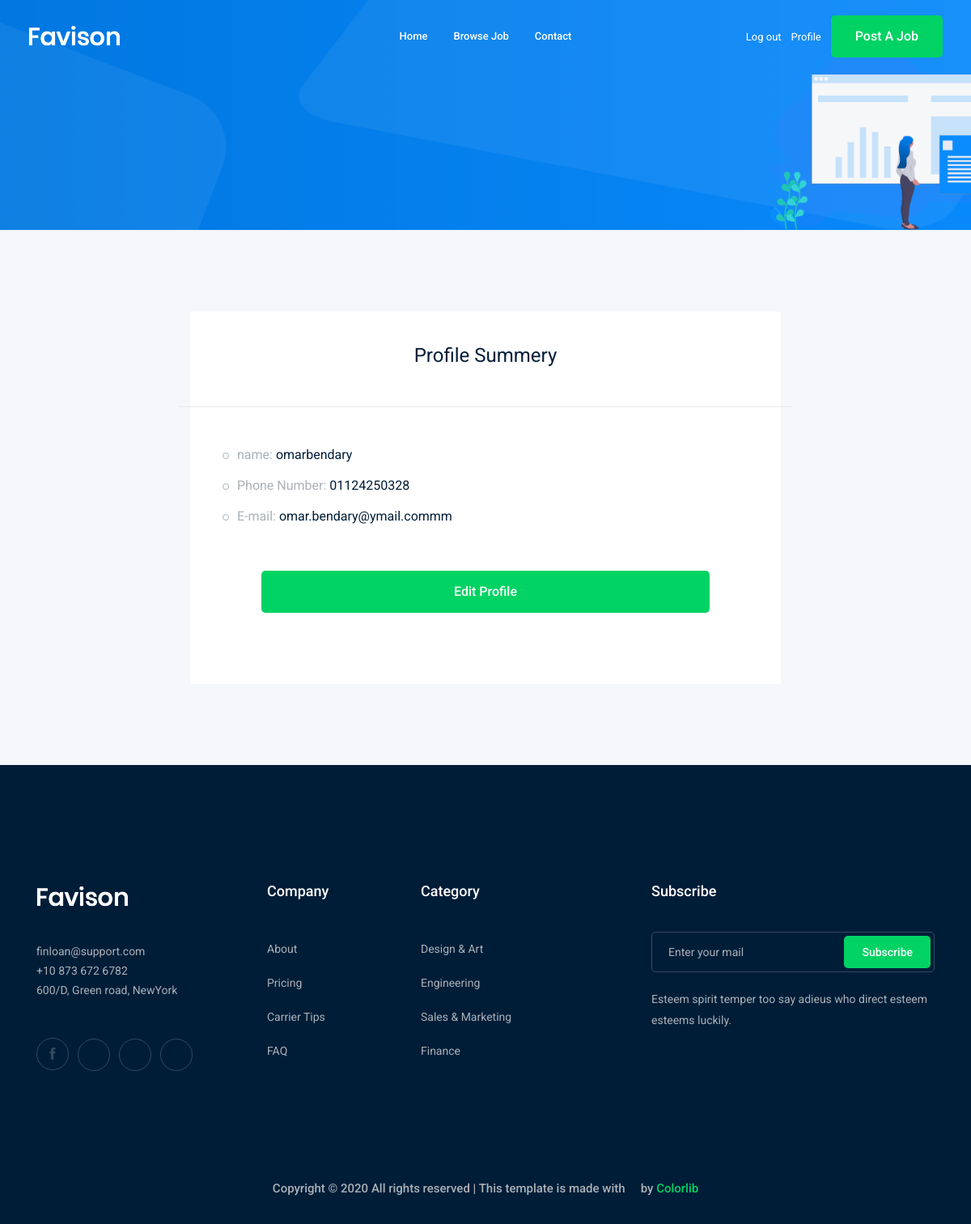
/accounts/profile/ (signed in), run on the app's committed database.
### accounts/models.py (models this page shows)
class Profile(models.Model):
    user = models.OneToOneField(User, on_delete=models.CASCADE)
    phone_number = models.CharField(max_length=15)
    image = models.ImageField(upload_to='profile/')
    def __str__(self):
        return str(self.user)

### accounts/views.py (the view)
# urls.py: path('profile/', views.profile, name='profile'),
def profile(request):
    profile = Profile.objects.get(user=request.user)
    context = {
        'profile': profile
    }
    return render(request, 'profile.html', context)

### accounts/templates/profile.html
{% extends 'base.html' %}
{% load bootstrap4 %}
{%block content%}
<div class="bradcam_area bradcam_bg_1">
    <div class="container">
        <div class="row">
            <div class="col-xl-12">
            </div>
        </div>
    </div>
</div>
<div class="job_details_area">
    <div class="container">
        <div class="row">
            <div class="col-lg-8 mx-auto ">
                <div class="job_sumary ">
                    <div class="summery_header row justify-content-center">
                        <h3>Profile Summery</h3>
                    </div>
                    <div class="job_content">
                        <ul>
                            <li>name: <span>{{profile}}</span></li>
                            <li>Phone Number: <span>{{profile.phone_number}}</span></li>
                            <li>E-mail: <span>{{profile.user.email}}</span></li>
                        </ul>
                        <div class="p-5">
                            <a href="{% url 'accounts:profile_edit' %}" class="boxed-btn3 w-100">Edit Profile</a>
                        </div>
                    </div>
                </div>
            </div>
        </div>
    </div>
</div>
{% endblock %}

### data on the page
Profile: user.username "omarbendary", phone_number "01124250328", user.email "omar.bendary@ymail.commm"
